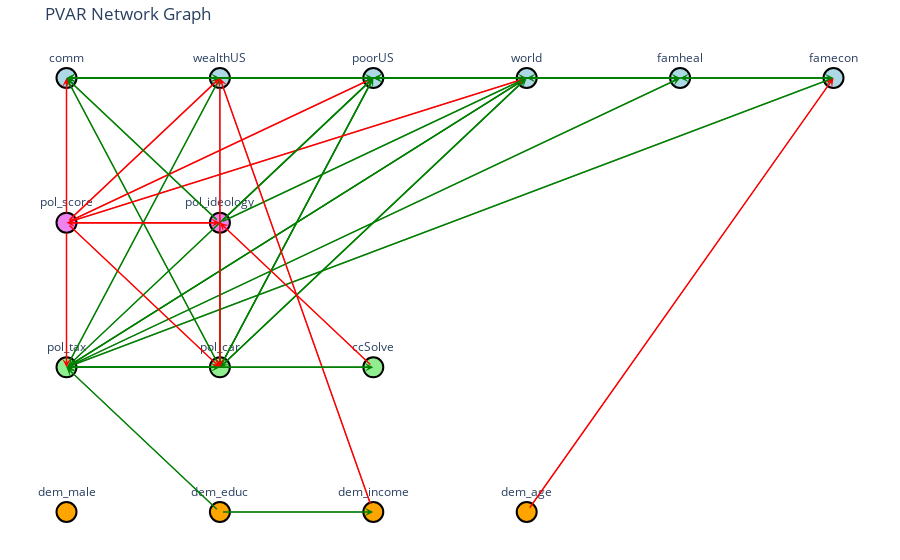
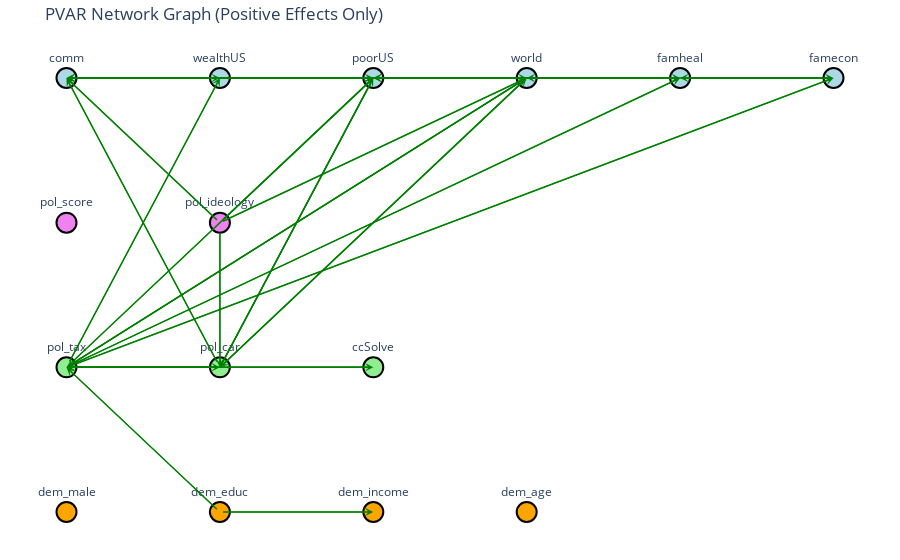
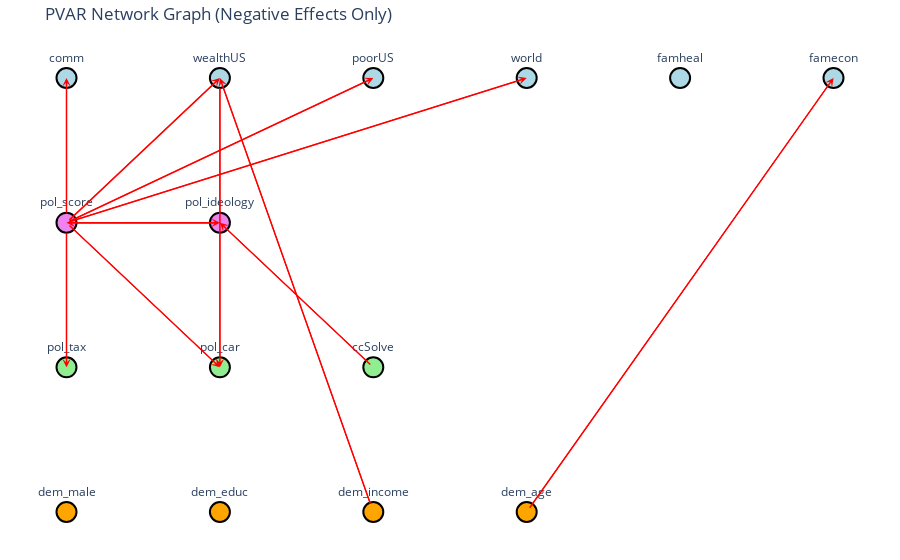

Source (notebook cell) for these figures, in order:
### Markdown cell above
#### Interaction Model – RQ3
*RQ3. Does political ideology moderate the relationship between perceptions of harm and willingness to pay for climate solutions?*

**Short answer: No, not meaningfully — at least not at a high threshold of significance.**

Among all the predictors and interaction terms in this model, the **only statistically significant predictor** (p < 0.01) is:
* **Prior support for a carbon tax (`cc_pol_tax`)**: People who previously supported carbon taxation are much more likely to express a willingness to pay for climate solutions.

None of the interaction terms — including, for example:
* `cc4_world × pol_ideology`
* `cc4_poorUS × pol_ideology`
* `cc4_comm × pol_ideology`

— were statistically significant at the **99% confidence level**. This means that **political ideology does not appear to significantly alter the effect of climate harm perceptions on willingness to pay**, at least in this dataset.

> **Long answer:** Willingness to pay for climate solutions appears to be **primarily driven by existing policy attitudes** (such as support for a carbon tax), and **not significantly shaped by ideology moderating the perception of harm**. People's views on who is harmed by climate change (e.g., the world, poor communities) do not interact with their political ideology in a way that meaningfully affects their willingness to contribute financially.

### Code cell
import pandas as pd
import networkx as nx
import plotly.graph_objects as go
import statsmodels.api as sm

# --- Load data ---
data = pd.read_csv("../data/5-cleaned_data_3waves.csv", low_memory=False)

# --- Define predictors ---
continuous_predictors = [
    "cc4_world", "cc4_wealthUS", "cc4_poorUS",
    "cc4_comm", "cc4_famheal", "cc4_famecon",
    "ccSolve", "cc_pol_tax", "cc_pol_car",
    "dem_income", "dem_age", "dem_educ", "dem_male",
    "pol_score", "pol_ideology"
]

themes = {
    "climate_harm": ["cc4_comm", "cc4_wealthUS", "cc4_poorUS", "cc4_world", "cc4_famheal", "cc4_famecon"],
    "political": ["pol_score", "pol_ideology"],
    "policy_support": ["cc_pol_tax", "cc_pol_car", "ccSolve"],
    "demographics": ["dem_male", "dem_educ", "dem_income", "dem_age"]
}

# --- Preprocess data ---
data = data.sort_values(by=['PID', 'WAVE'])
for var in continuous_predictors:
    data[f"{var}_lag"] = data.groupby("PID")[var].shift(1)

X_vars = [f"{var}_lag" for var in continuous_predictors]
Y_vars = continuous_predictors
df = data.dropna(subset=X_vars + Y_vars)

# --- Build graph from lagged regressions ---
G = nx.DiGraph()
for y in Y_vars:
    X = df[X_vars]
    X = sm.add_constant(X)
    y_vals = df[y]
    model = sm.OLS(y_vals, X).fit()

    for predictor, pval in model.pvalues.items():
        if predictor in ['const'] or predictor not in X.columns:
            continue  # skip constant

        if pval < 0.05:
            weight = model.params[predictor]
            source = predictor.replace("_lag", "")
            target = y
            G.add_edge(source, target, weight=weight)

# Current layout (spring or kamada-kawai)
# pos = nx.spring_layout(G, seed=42)

# # New cleaner top-down layout with pydot
# try:
#     pos = nx.nx_pydot.pydot_layout(G, prog='dot')  # top-down hierarchical
# except Exception as e:
#     print("Falling back to spring layout:", e)
#     pos = nx.spring_layout(G, seed=42)

# --- Override layout to group nodes by theme ---
pos = {}
x_spacing = 1.5
y_spacing = -1.5

# Arrange each theme in a separate row
for row_idx, (theme, vars_list) in enumerate(themes.items()):
    for col_idx, var in enumerate(vars_list):
        # Add both current and lagged versions (if they exist in graph)
        for suffix in ["_lag", ""]:
            node = var + suffix if suffix else var
            if node in G.nodes():
                pos[node] = (col_idx * x_spacing, row_idx * y_spacing)

edge_x, edge_y, edge_text, annotations = [], [], [], []
for u, v in G.edges():
    x0, y0 = pos[u]
    x1, y1 = pos[v]
    edge_x += [x0, x1, None]
    edge_y += [y0, y1, None]
    beta = G[u][v]['weight']
    edge_text.append(f"{u} → {v}<br>β = {beta:.2f}")

    # Color arrows by sign
    color = 'green' if beta > 0 else 'red'
    annotations.append(dict(
        ax=x0, ay=y0,
        x=x1, y=y1,
        xref='x', yref='y',
        axref='x', ayref='y',
        showarrow=True,
        arrowhead=3,
        arrowsize=1,
        arrowwidth=1.5,
        arrowcolor=color
    ))

# Node positions and labels
node_x, node_y = zip(*[pos[n] for n in G.nodes()])
node_colors = ['lightgray' if n in df.columns and n.endswith('_lag') else 'lightgreen' for n in G.nodes()]
node_labels = {n: n.replace("cc4_", "").replace("cc_", "").replace("_lag", "(-1)") for n in G.nodes()}

# --- Create plotly traces ---
edge_trace = go.Scatter(
    x=edge_x, y=edge_y,
    line=dict(width=1, color='gray'),
    hoverinfo='text',
    text=edge_text,
    mode='lines'
)

# Define colors for each theme
theme_colors = {
    "climate_harm": "lightblue",
    "policy_support": "lightgreen",
    "demographics": "orange",
    "political": "violet"
}

# Determine node color based on theme
def get_theme_color(node_name):
    for theme, vars in themes.items():
        if node_name in vars or node_name.replace("_lag", "") in vars:
            return theme_colors[theme]
    return "lightgray"  # fallback

node_colors = [get_theme_color(n) for n in G.nodes()]

# Build enhanced hover text for each node
node_x, node_y, node_text, node_hover, node_color = [], [], [], [], []

for n in G.nodes():
    if n not in pos:
        continue
    x, y = pos[n]
    node_x.append(x)
    node_y.append(y)

    label = node_labels[n]
    node_text.append(label)
    color = get_theme_color(n)
    node_color.append(color)

    # Collect incoming and outgoing edges
    incoming = [f"{node_labels[u]}" for u, _ in G.in_edges(n)]
    outgoing = [f"{node_labels[v]}" for _, v in G.out_edges(n)]

    hover = f"<b>{label}</b><br>"
    if incoming:
        hover += f"← from: {', '.join(incoming)}<br>"
    if outgoing:
        hover += f"→ to: {', '.join(outgoing)}"
    if not incoming and not outgoing:
        hover += "(no connections)"

    node_hover.append(hover)

# Create node trace
node_trace = go.Scatter(
    x=node_x, y=node_y,
    mode='markers+text',
    text=node_text,
    textposition='top center',
    hoverinfo='text',
    hovertext=node_hover,
    marker=dict(size=20, color=node_color, line=dict(width=2, color='black'))
)

# --- Build final figure ---
fig = go.Figure(
    data=[edge_trace, node_trace],
    layout=go.Layout(
        title='PVAR Network Graph',
        showlegend=False,
        margin=dict(l=10, r=10, t=40, b=10),
        font=dict(size=12),
        annotations=annotations,
        hovermode='closest'
    )
)

# Manual legend for themes
for theme, color in theme_colors.items():
    fig.add_trace(go.Scatter(
        x=[None], y=[None],
        mode='markers',
        marker=dict(size=15, color=color),
        name=theme.replace("_", " ").title()
    ))

# Add legend
fig.add_trace(go.Scatter(x=[None], y=[None],
                         mode='lines',
                         line=dict(color='green', width=2),
                         name='Positive effect'))

fig.add_trace(go.Scatter(x=[None], y=[None],
                         mode='lines',
                         line=dict(color='red', width=2),
                         name='Negative effect'))

# Hide axes and grid
fig.update_layout(
    xaxis=dict(showgrid=False, zeroline=False, showticklabels=False),
    yaxis=dict(showgrid=False, zeroline=False, showticklabels=False),
    plot_bgcolor='white'
)

fig.show()

# --- Separate traces for green and red edges ---
def make_colored_figure(color_filter, color_name, color_code):
    edge_x, edge_y, edge_text, annotations = [], [], [], []

    for u, v in G.edges():
        beta = G[u][v]['weight']
        if not color_filter(beta):
            continue
        x0, y0 = pos[u]
        x1, y1 = pos[v]
        edge_x += [x0, x1, None]
        edge_y += [y0, y1, None]
        edge_text.append(f"{u} → {v}<br>β = {beta:.2f}")
        annotations.append(dict(
            ax=x0, ay=y0,
            x=x1, y=y1,
            xref='x', yref='y',
            axref='x', ayref='y',
            showarrow=True,
            arrowhead=3,
            arrowsize=1,
            arrowwidth=1.5,
            arrowcolor=color_code
        ))

    edge_trace = go.Scatter(
        x=edge_x, y=edge_y,
        line=dict(width=1, color=color_code),
        hoverinfo='text',
        text=edge_text,
        mode='lines'
    )

    fig = go.Figure(
        data=[edge_trace, node_trace],
        layout=go.Layout(
            title=f'PVAR Network Graph ({color_name} Effects Only)',
            showlegend=False,
            margin=dict(l=10, r=10, t=40, b=10),
            font=dict(size=12),
            annotations=annotations,
            hovermode='closest'
        )
    )

    for theme, color in theme_colors.items():
        fig.add_trace(go.Scatter(
            x=[None], y=[None],
            mode='markers',
            marker=dict(size=15, color=color),
            name=theme.replace("_", " ").title()
        ))

    fig.add_trace(go.Scatter(x=[None], y=[None],
                             mode='lines',
                             line=dict(color=color_code, width=2),
                             name=f'{color_name} effect'))

    fig.update_layout(
        xaxis=dict(showgrid=False, zeroline=False, showticklabels=False),
        yaxis=dict(showgrid=False, zeroline=False, showticklabels=False),
        plot_bgcolor='white'
    )

    fig.show()

# Plot positive (green) effects
make_colored_figure(lambda b: b > 0, "Positive", "green")

# Plot negative (red) effects
make_colored_figure(lambda b: b < 0, "Negative", "red")
